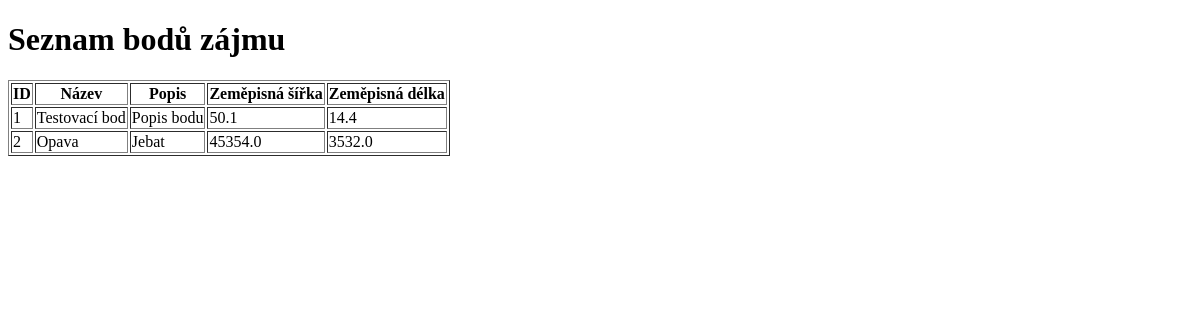
The app's page /points, older data.
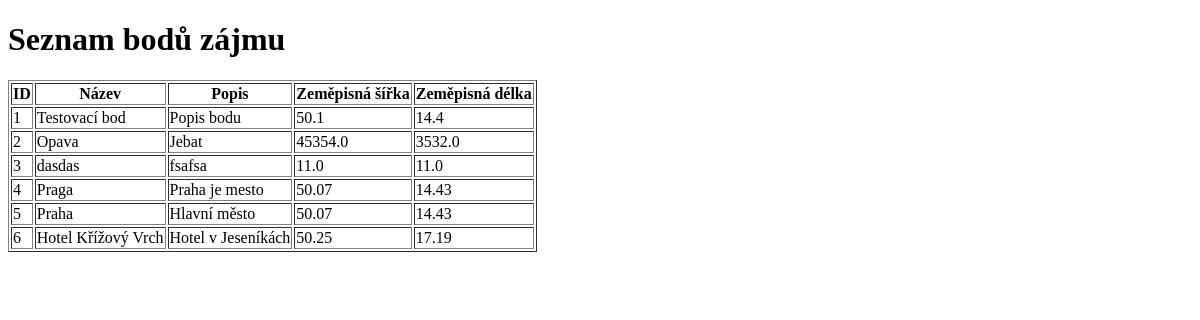
The same page, newer data.
### app/models.py (models this page shows, shortened)
class PointOfInterest(db.Model):
    id = db.Column(db.Integer, primary_key=True)
    name = db.Column(db.String(150), nullable=False)
    description = db.Column(db.Text, nullable=True)
    latitude = db.Column(db.Float, nullable=False)
    longitude = db.Column(db.Float, nullable=False)
    added_by = db.Column(db.Integer, db.ForeignKey('user.id'))

### app/routes.py (the view)
@main.route('/points')
def list_points():
    points = PointOfInterest.query.all()
    return render_template('points.html', points=points)

### app/templates/points.html (shortened to what this page needs)
<!DOCTYPE html>
<html lang="cs">
<head>
</head>
<body>
    <h1>Seznam bodů zájmu</h1>
    <table border="1">
        <tr>
            <th>ID</th>
            <th>Název</th>
            <th>Popis</th>
            <th>Zeměpisná šířka</th>
            <th>Zeměpisná délka</th>
        </tr>
        {% for point in points %}
        <tr>
            <td>{{ point.id }}</td>
            <td>{{ point.name }}</td>
            <td>{{ point.description }}</td>
            <td>{{ point.latitude }}</td>
            <td>{{ point.longitude }}</td>
        </tr>
        {% endfor %}
    </table>
</body>
</html>

Row changes from the older to the newer data that the page shows:
added PointOfInterest: id "3", name "dasdas", description "fsafsa", latitude "11.0", longitude "11.0"
added PointOfInterest: id "4", name "Praga", description "Praha je mesto", latitude "50.07", longitude "14.43"
added PointOfInterest: id "5", name "Praha", description "Hlavní město", latitude "50.07", longitude "14.43"
added PointOfInterest: id "6", name "Hotel Křížový Vrch", description "Hotel v Jeseníkách", latitude "50.25", longitude "17.19"
